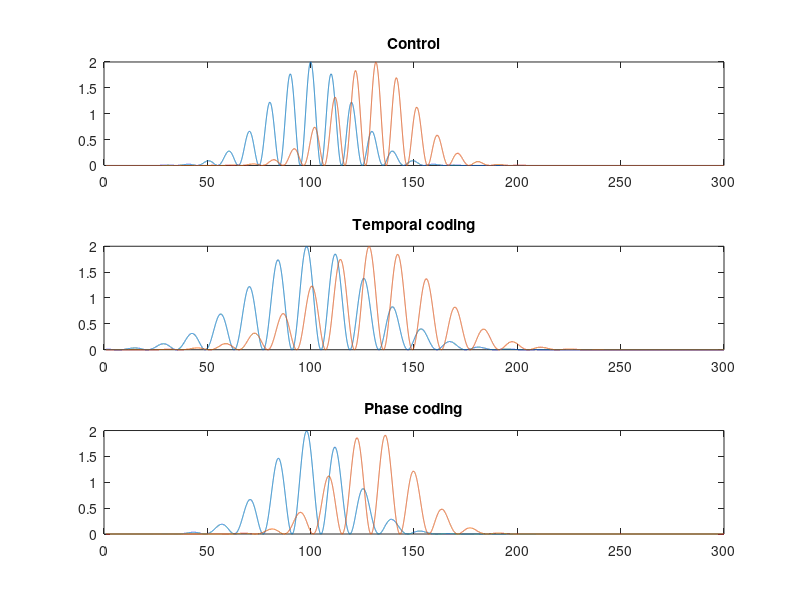

Reproduce this figure in MATLAB.
% Place field schematic figure
x = 1:0.01:300;
c1 = 20;    % size of placefield1
mu1 = 100;   % center of placefield1
a1 = 10;    % period length control theta
a2 = 14;     % period length cooling theta
mu2 = 130;   % center of placefield1

% Temporal coding
c2 = 20;    % Place field size increased
tau1 = -1; % Preserved tau

% Phase coding
c3 = 30;    % Place field size preserved
tau2 = 1.7; % Greater tau

% Control condition
envelope1 = exp(-(x-mu1).^2/(2*c1^2)).*(cos(x*(2*pi/a1))+1);
envelope2 = exp(-(x-mu2).^2/(2*c2^2)).*(cos(x*(2*pi/a1)+tau1)+1);

% Temporal coding: 
envelope3 = exp(-(x-mu1).^2/(2*c3^2)).*(cos(x*(2*pi/a2))+1);
envelope4 = exp(-(x-mu2).^2/(2*c3^2)).*(cos(x*(2*pi/a2)+tau1)+1);

% Phase coding
envelope5 = exp(-(x-mu1).^2/(2*c1^2)).*(cos(x*(2*pi/a2))+1);
envelope6 = exp(-(x-mu2).^2/(2*c2^2)).*(cos(x*(2*pi/a2)+tau2)+1);

figure, 
subplot(3,1,1)
plot(x,envelope1), hold on, plot(x,envelope2), title('Control')
subplot(3,1,2)
plot(x,envelope3), hold on, plot(x,envelope4), title('Temporal coding')
subplot(3,1,3)
plot(x,envelope5), hold on, plot(x,envelope6), title('Phase coding')